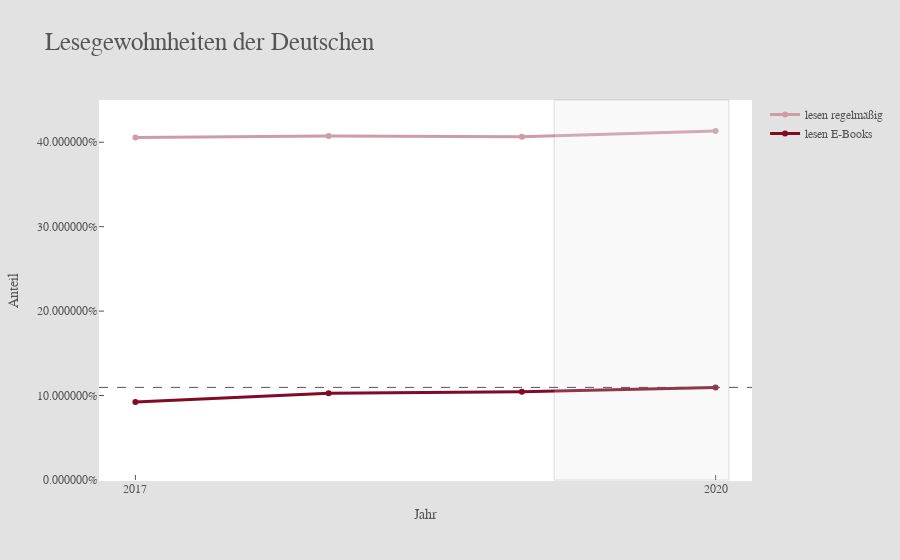

The notebook cell this image was saved under:
### Markdown cell above
### Lesegewohnheiten der Deutschen
Erkennbar ist, dass sich die Lesegewohnheiten seit Jahren nicht verändern. Lediglich der Anteil der Menschen, die E-Books lesen, ist minimal gestiegen.

### Code cell
fig = go.Figure()

fig.add_trace(go.Scatter(x=df['year'], y=df['perc_readers'], name='lesen regelmäßig', line=dict(color='#CC9DA8', width=3)))
fig.add_trace(go.Scatter(x=df['year'], y=df['perc_digital_readers'], name='lesen E-Books', line=dict(color='#810a26', width=3)))

fig.add_vrect(x0='2020-03-01', x1='2021-01-25', fillcolor='#e2e2e2', opacity=0.2, line=dict(color='#555555', width=1))

fig.update_layout(title='Lesegewohnheiten der Deutschen',
                    title_font_size=25,

                    xaxis_title='Jahr',
                    yaxis_title='Anteil',

                    font_family='Gravitas One',
                    font_color='#555555',

                    paper_bgcolor='#e2e2e2',
                    plot_bgcolor='#ffffff',
                   )

fig.add_hline(df['perc_digital_readers'].iloc[-1], line=dict(color='#555555', width=1, dash='dash'))

fig.update_xaxes(dtick="M36", tickformat="%Y", tick0='2017-12-31', title_text='Jahr', ticks='inside', tickcolor='#555555', fixedrange=True)
fig.update_yaxes(dtick=0.1, tick0=0, tickformat="%", ticks='inside', fixedrange=True, range=[0, 0.45], tickcolor='#555555')

fig.show()

### Figure 1 — Plotly figure (JSON) as saved in the notebook; plotly's stock layout.template omitted (floating-point values rounded to 4 significant figures)
{"data": [{"line": {"color": "#CC9DA8", "width": 3}, "name": "lesen regelmäßig", "type": "scatter", "x": ["2017-12-31T00:00:00", "2018-12-31T00:00:00", "2019-12-31T00:00:00", "2020-12-31T00:00:00"], "y": [0.4056, 0.4075, 0.4064, 0.4132]}, {"line": {"color": "#810a26", "width": 3}, "name": "lesen E-Books", "type": "scatter", "x": ["2017-12-31T00:00:00", "2018-12-31T00:00:00", "2019-12-31T00:00:00", "2020-12-31T00:00:00"], "y": [0.0924, 0.1026, 0.1044, 0.1097]}], "layout": {"font": {"color": "#555555", "family": "Gravitas One"}, "paper_bgcolor": "#e2e2e2", "plot_bgcolor": "#ffffff", "shapes": [{"fillcolor": "#e2e2e2", "line": {"color": "#555555", "width": 1}, "opacity": 0.2, "type": "rect", "x0": "2020-03-01", "x1": "2021-01-25", "xref": "x", "y0": 0, "y1": 1, "yref": "y domain"}, {"line": {"color": "#555555", "dash": "dash", "width": 1}, "type": "line", "x0": 0, "x1": 1, "xref": "x domain", "y0": 0.1097, "y1": 0.1097, "yref": "y"}], "title": {"font": {"size": 25}, "text": "Lesegewohnheiten der Deutschen"}, "xaxis": {"dtick": "M36", "fixedrange": true, "tick0": "2017-12-31", "tickcolor": "#555555", "tickformat": "%Y", "ticks": "inside", "title": {"text": "Jahr"}}, "yaxis": {"dtick": 0.1, "fixedrange": true, "range": [0, 0.45], "tick0": 0, "tickcolor": "#555555", "tickformat": "%", "ticks": "inside", "title": {"text": "Anteil"}}}}
